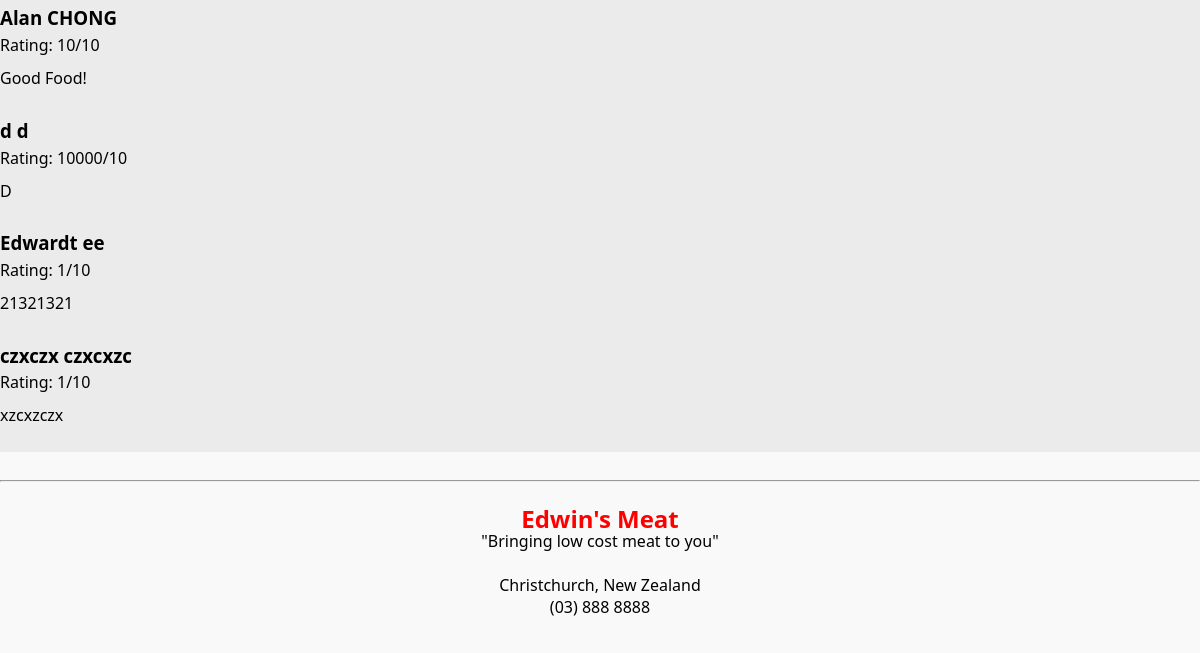
The app's page /reviews (lower part), older data.
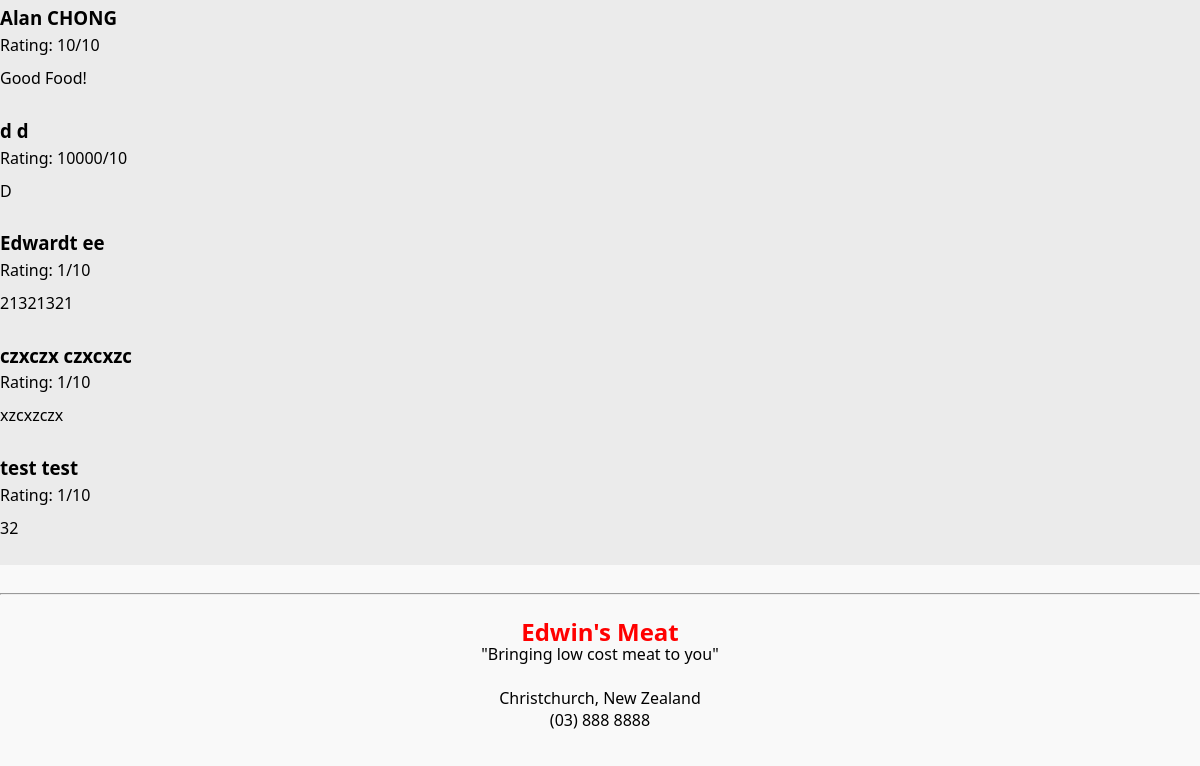
The same page, newer data.
### tables this page shows
CREATE TABLE Reviews (review_id INTEGER PRIMARY KEY AUTOINCREMENT, firstname TEXT, lastname TEXT, ratingmessage TEXT, rating INTEGER);

### routes.py (the view, shortened to what this page needs)
@app.route("/reviews", methods=["GET", "POST"])
def reviews():
    conn, cur = get_db_connection()
    cur.execute('SELECT * FROM Reviews')
    reviews = cur.fetchall()
    return render_template("reviews.html", reviews=reviews)

### routes.py (called while the page is built)
def get_db_connection():
    conn = sqlite3.connect('data.db')
    cur = conn.cursor()
    return conn, cur

### templates/reviews.html (shortened to what this page needs)
{% extends "layout.html" %}
{% block content %}
<div class="page_wrpr">
<br>
    <div class="reviews-container">
        {% for review in reviews %}
        <div class="review-item">
            <h3>{{ review[1] }} {{ review[2] }}</h3>
            <p>Rating: {{ review[4] }}/10</p>
            <p>{{ review[3] }}</p>
        </div>
    {% endfor %}
    </div>
</div>
{% endblock %}

Row changes from the older to the newer data that the page shows:
added Reviews: firstname "test", lastname "test", rating "1", ratingmessage "32"
